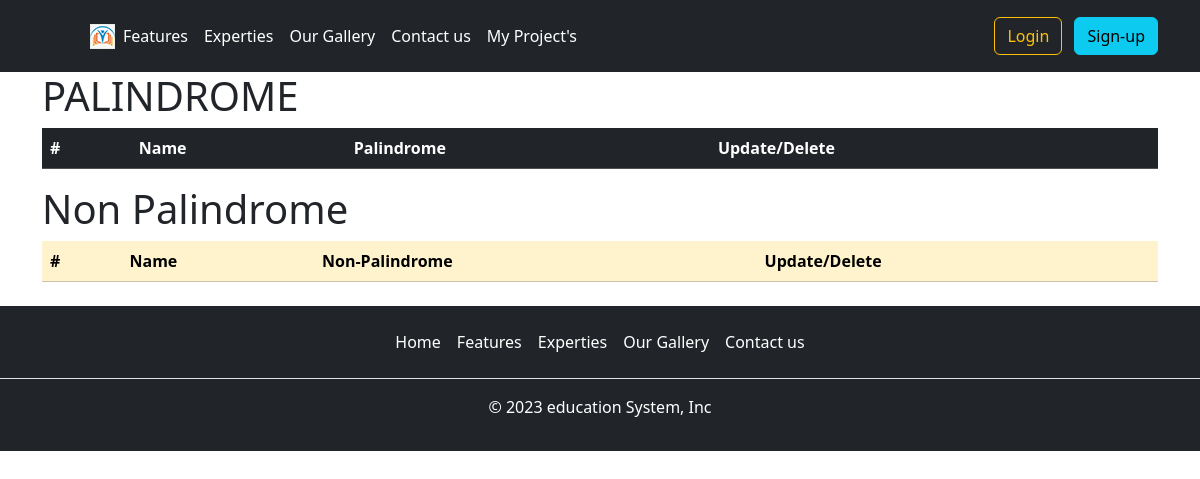
The page /palinto/ on the database as committed earlier.
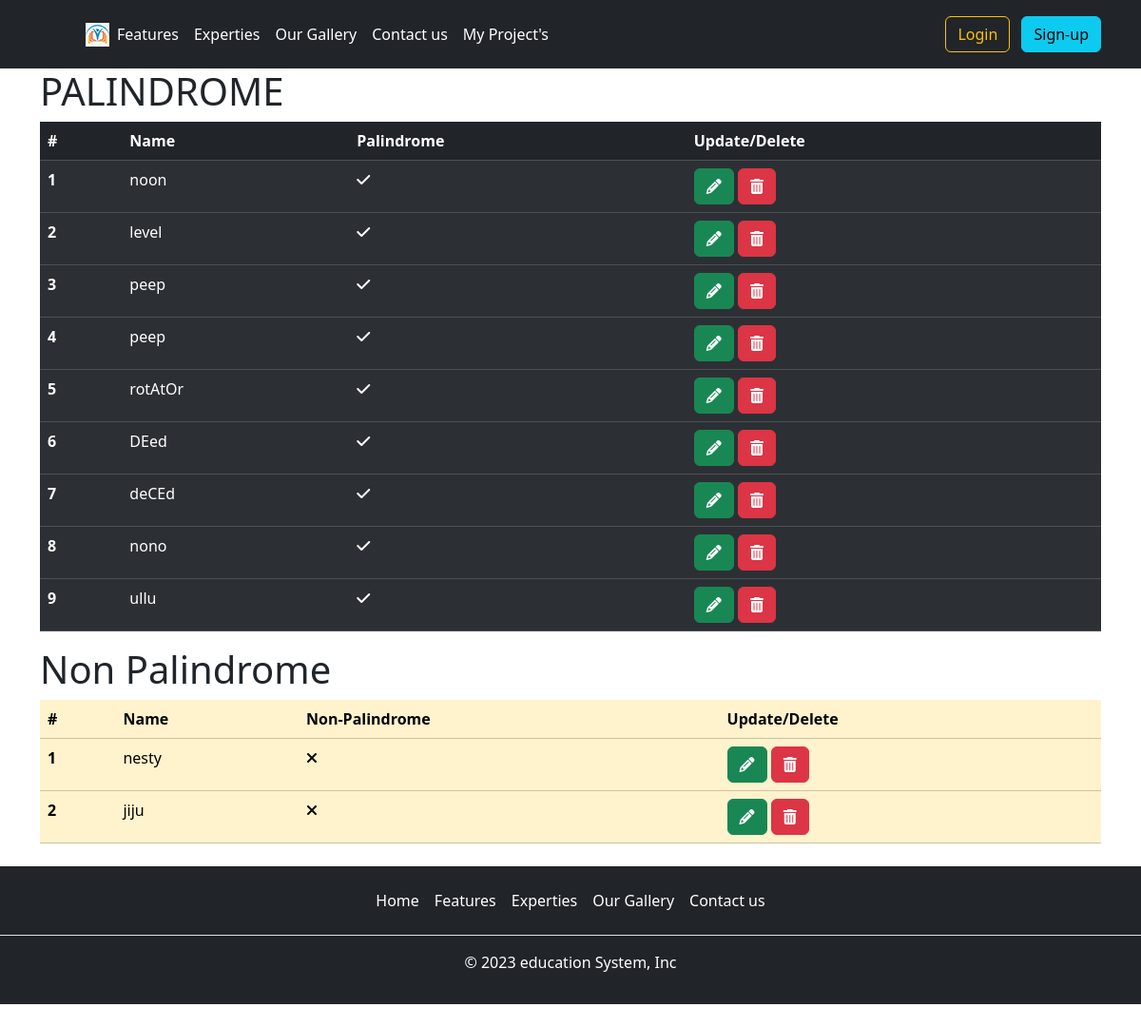
The same page on the database as committed later.
### mysite/models.py (models this page shows, shortened)
class mypalin(models.Model):
    myname = models.CharField(max_length=100)
    active = models.BooleanField(default=False)

### mysite/views.py (the view)
# urls.py: path('palinto/',anoviews.palinto, name="palinto"),
def palinto(request):
    palinob=mypalin.objects.filter(active=True)
    palinobj=mypalin.objects.filter(active=False)
    data={
        'palinob':palinob,
        'palinobj':palinobj
    }
    return render(request,'palinto.html',data)

### mysite/templates/palinto.html (shortened to what this page needs)
{%extends 'include/base.html'%}
{% block childblock %}
{% load static %}
<!DOCTYPE html>
<html lang="en">
<head>
</head>
<body>
    <div class="container">
        <h1>PALINDROME</h1>
    <table class="table table-dark table-striped">
        <thead>
          <tr>
            <th scope="col">#</th>
            <th scope="col"> Name</th>
            <th scope="col">Palindrome</th>
            <th scope="col">Update/Delete</th>
          </tr>
        </thead>
        {% for item in palinob %}
        <tbody>
          <tr>
            <th scope="row">{{forloop.counter}}</th>
            <td>{{item.myname}}</td>
            <td>{% if item.active %}
            <i class="fa fa-check" ></i>
          {% else %}
            <i class="fa fa-times" ></i>
          {% endif %}
        </td>
        <td>
            <a href="{% url 'palupdate' item.id %}" class="btn btn-success"><i class="fa fa-pencil" ></i></a>
            <a href="{% url 'paldelete' item.id %}" class="btn btn-danger"><i class="fa fa-trash" ></i></a>
        </td>
          </tr>
        </tbody>
        {% endfor %}
      </table>
<h1>Non Palindrome</h1>
      <table class="table table-warning">
        <thead>
          <tr>
            <th scope="col">#</th>
            <th scope="col"> Name</th>
            <th scope="col">Non-Palindrome</th>
            <th scope="col">Update/Delete</th>
          </tr>
        </thead>
        {% for item1 in palinobj %}
        <tbody>
          <tr>
            <th scope="row">{{forloop.counter}}</th>
            <td>{{item1.myname}}</td>
            <td>
                {% if item1.active %}
                <i class="fa fa-check" ></i>
              {% else %}
                <i class="fa fa-times" ></i>
              {% endif %}
            </td>
            <td>
                <a href="{% url 'palupdate' item1.id %}" class="btn btn-success"><i class="fa fa-pencil" ></i></a>
                <a href="{% url 'paldelete' item1.id %}" class="btn btn-danger"><i class="fa fa-trash" ></i></a>
            </td>
          </tr>
        </tbody>
        {% endfor %}
      </table>
    </div>
</body>
</html>
{% endblock %}

### mysite/templates/include/base.html
{% load static %}
{% include 'include/header.html' %}
{% block childblock %}
{% endblock %}
{% include 'include/footer.html' %}

### mysite/templates/include/header.html (shortened to what this page needs)
{% load static %}
<!DOCTYPE html>
<head>
    <link href="https://cdn.jsdelivr.net/npm/bootstrap@5.3.2/dist/css/bootstrap.min.css" rel="stylesheet">
    <link rel="stylesheet" href="{% static 'css/header.css' %}">
    <link rel="stylesheet" href="{% static 'css/features.css' %}">
  </head>
<body>
<div class=>
    <header class="p-3 text-bg-dark">
        <div class="container">
          <div class="d-flex flex-wrap align-items-center justify-content-center justify-content-lg-start">
            <a href="/" class=" mb-2 mb-lg-0 text-white text-decoration-none">
<svg class="bi me-2" width="40" height="32" role="img"  aria-label="Bootstrap" ><use  a href="hompage">
  <img src="{% static 'image/logo.png' %}" alt="logo"></use></svg>
            </a>
            <ul class="nav col-12 col-lg-auto me-lg-auto mb-2 justify-content-center mb-md-0 ">
              <li><a href="features" class="nav-link px-2 text-white">Features</a></li>
              <li><a href="experties" class="nav-link px-2 text-white">Experties</a></li>
              <li><a href="gallery" class="nav-link px-2 text-white">Our Gallery</a></li>
              <li><a href="contactus" class="nav-link px-2 text-white">Contact us</a></li>
              <li><a href="myprojects" class="nav-link px-2 text-white">My Project's</a></li>
            </ul>
            <div class="text-end">
              <a href="login"><button  type="button" class="btn btn-outline-warning me-2">Login</button></a>
              <a href="signup"><button type="button" class="btn btn-info">Sign-up</button></a>
            </div>
          </div>
        </div>
      </header>

### mysite/templates/include/footer.html
{% load static %}
<footer class="py-3 my-4 text-bg-dark ">
    <ul class="nav justify-content-center border-bottom pb-3 mb-3">
      <li class="nav-item "><a href="homepage" class="nav-link px-2  text-white" >Home</a></li>
      <li class="nav-item"><a href="features" class="nav-link px-2 text-white">Features</a></li>
      <li class="nav-item"><a href="experties" class="nav-link px-2 text-white">Experties</a></li>
      <li class="nav-item"><a href="gallery" class="nav-link px-2 text-white">Our Gallery</a></li>
      <li class="nav-item"><a href="contactus" class="nav-link px-2 text-white">Contact us</a></li>
    </ul>
    <p class="text-center text-white">© 2023 education System, Inc</p>
  </footer>
  </body>
</html>

Rows that differ between the two databases and show on the page:
added mypalin: myname "noon", active True (drawn), shown under "PALINDROME"
added mypalin: myname "level", active True (drawn), shown under "PALINDROME"
added mypalin: myname "peep", active True (drawn), shown under "PALINDROME"
added mypalin: myname "peep", active True (drawn), shown under "PALINDROME"
added mypalin: myname "rotAtOr", active True (drawn), shown under "PALINDROME"
added mypalin: myname "DEed", active True (drawn), shown under "PALINDROME"
added mypalin: myname "deCEd", active True (drawn), shown under "PALINDROME"
added mypalin: myname "nono", active True (drawn), shown under "PALINDROME"
added mypalin: myname "ullu", active True (drawn), shown under "PALINDROME"
added mypalin: myname "nesty", active False (drawn), shown under "Non Palindrome"
added mypalin: myname "jiju", active False (drawn), shown under "Non Palindrome"
